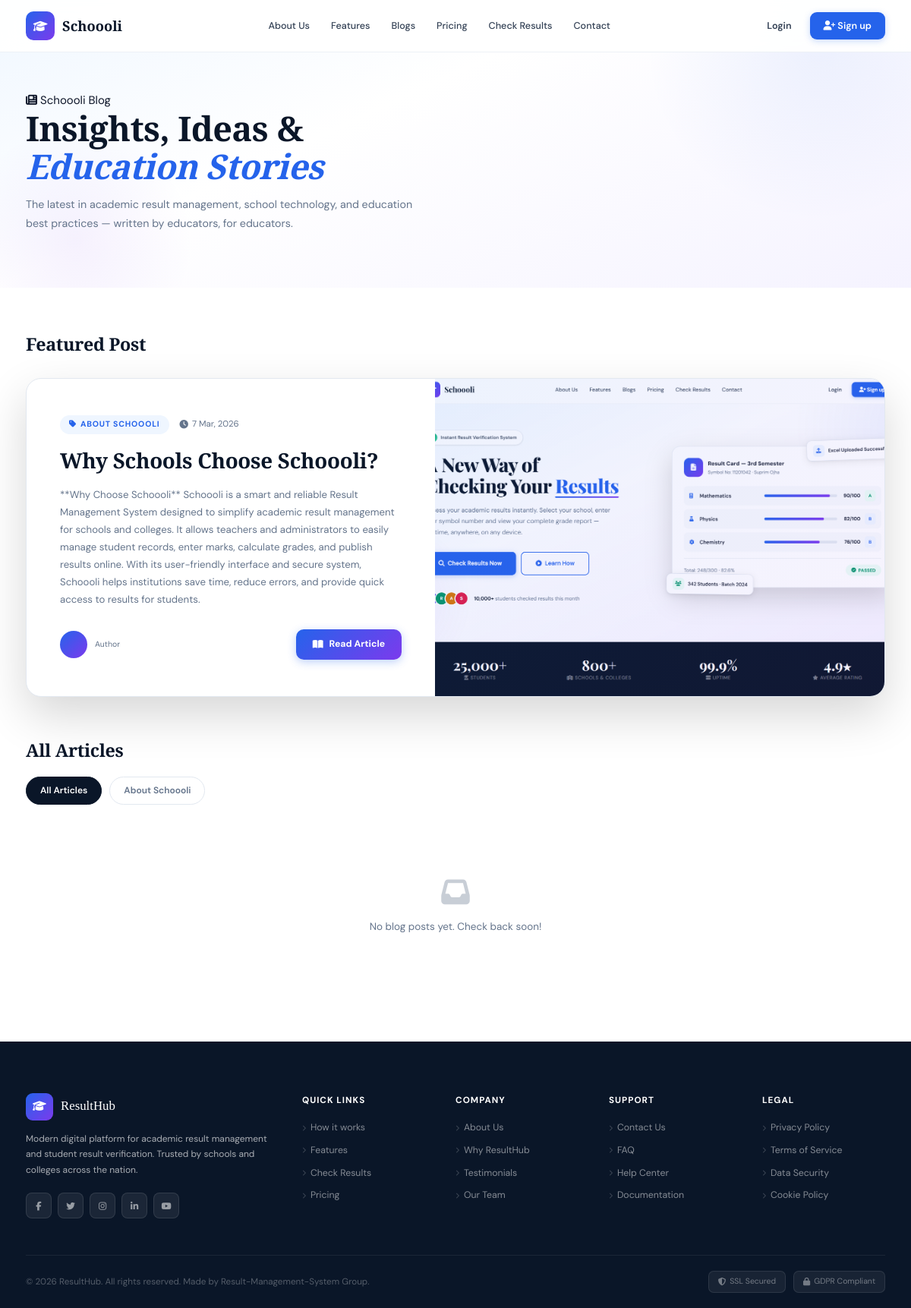
The app's page /blogs/ with its own data.
### results/models.py (models this page shows, shortened)
class Blog(models.Model):
    title = models.CharField(max_length=300)
    slug = models.SlugField(unique=True, blank=True)
    excerpt = models.TextField(help_text="Short summary of the blog post (150-200 characters)")
    content = HTMLField(help_text="Write your blog content here")
    featured_image = models.ImageField(upload_to='blog_images/', null=True, blank=True)
    category = models.ForeignKey(BlogCategory, on_delete=models.SET_NULL, null=True, blank=True)
    author = models.ForeignKey(User, on_delete=models.CASCADE, related_name='blog_posts')
    meta_description = models.CharField(max_length=160, blank=True, help_text="SEO meta description")
    meta_keywords = models.CharField(max_length=200, blank=True, help_text="comma-separated keywords")
    is_published = models.BooleanField(default=True)
    featured = models.BooleanField(default=False, help_text="Mark as featured blog")
    created_at = models.DateTimeField(auto_now_add=True)
    updated_at = models.DateTimeField(auto_now=True)
    views = models.IntegerField(default=0)
    class Meta:
        ordering = ['-created_at']
        verbose_name = "Blog Post"
        verbose_name_plural = "Blog Posts"

class BlogCategory(models.Model):
    name = models.CharField(max_length=100, unique=True)
    slug = models.SlugField(unique=True, blank=True)
    description = models.TextField(blank=True, null=True)
    class Meta:
        verbose_name_plural = "Blog Categories"

### results/views.py (the view)
# urls.py: path('blogs/', views.blog_list, name='blog_list'),
def blog_list(request):
    page_num = request.GET.get('page', 1)
    category_slug = request.GET.get('category')
    blogs = Blog.objects.filter(is_published=True).order_by('-created_at')
    current_category = None
    if category_slug:
        current_category = get_object_or_404(BlogCategory, slug=category_slug)
        blogs = blogs.filter(category=current_category)
    featured_post = blogs.filter(featured=True).first()
    if featured_post:
        blogs = blogs.exclude(id=featured_post.id)
    categories = BlogCategory.objects.all()
    paginator = Paginator(blogs, 6)  # 6 posts per page
    page_obj = paginator.get_page(page_num)
    context = {
        'featured_post': featured_post,
        'posts': page_obj,
        'categories': categories,
        'current_category': current_category,
    }
    return render(request, 'results/blogs.html', context)

### results/templates/results/blogs.html (shortened to what this page needs)
{% extends 'results/base.html' %}
{% load static %}
{% block content %}
<section class="blog-hero">
  <div class="blog-hero-inner">
    <div class="section-label"><i class="fas fa-newspaper"></i> Schoooli Blog</div>
    <h1>Insights, Ideas &amp;<br><em>Education Stories</em></h1>
    <p>The latest in academic result management, school technology, and education best practices — written by educators, for educators.</p>
  </div>
</section>
{% if featured_post %}
<section class="featured-section">
  <div class="section-head">
    <h2 class="section-title">Featured Post</h2>
  </div>
  <a href="{% url 'blog_detail' featured_post.slug %}" class="featured-card">
    <div class="featured-content">
      <div class="post-meta">
        {% if featured_post.category %}
        <span class="post-cat cat-blue">
          <i class="fas fa-tag"></i>
          {{ featured_post.category.name }}
        </span>
        {% endif %}
        <span class="post-date">
          <i class="fas fa-clock"></i>
          {{ featured_post.created_at|date:"j M, Y" }}
        </span>
      </div>
      <h2>{{ featured_post.title }}</h2>
      <p>{{ featured_post.excerpt }}</p>
      <div class="post-footer">
        <div class="author-row">
          <div class="author-av">
          </div>
          <div>
            <div class="author-role">Author</div>
          </div>
        </div>
        <span class="read-btn"><i class="fas fa-book-open"></i> Read Article</span>
      </div>
    </div>
    <div class="featured-img">
      {% if featured_post.featured_image %}
        <img src="{{ featured_post.featured_image.url }}" alt="{{ featured_post.title }}">
      {% else %}
        <img src="https://images.unsplash.com/photo-1509062522246-3755977927d7?w=800&q=80" alt="{{ featured_post.title }}">
      {% endif %}
    </div>
  </a>
</section>
{% endif %}
<section class="filter-section">
  <div class="section-head" style="margin-bottom:16px">
    <h2 class="section-title">All Articles</h2>
  </div>
  <div class="filter-row">
    <a href="{% url 'blog_list' %}"
       class="filter-pill {% if not current_category %}active{% endif %}">
      All Articles
    </a>
    {% for cat in categories %}
    <a href="{% url 'blog_list_by_category' cat.slug %}"
       class="filter-pill {% if current_category.id == cat.id %}active{% endif %}">
      {{ cat.name }}
    </a>
    {% endfor %}
  </div>
</section>
<section class="posts-section">
  <div class="posts-grid">
    {% for post in posts %}
    <a href="{% url 'blog_detail' post.slug %}" class="post-card">
      <div class="post-thumb">
        {% if post.featured_image %}
          <img src="{{ post.featured_image.url }}" alt="{{ post.title }}">
        {% else %}
          <div style="width: 100%; height: 100%; background: linear-gradient(135deg, var(--blue-light), var(--violet-bg)); display: flex; align-items: center; justify-content: center;">
            <i class="fas fa-image" style="font-size: 3rem; color: rgba(0,0,0,0.1);"></i>
          </div>
        {% endif %}
        {% if post.category %}
        <span class="thumb-cat post-cat cat-blue">
          <i class="fas fa-tag"></i> {{ post.category.name }}
        </span>
        {% endif %}
      </div>
      <div class="post-body">
        <h3 class="post-title">{{ post.title }}</h3>
        <p class="post-excerpt">{{ post.excerpt }}</p>
        <div class="post-card-foot">
          <span class="read-more">
            <i class="fas fa-arrow-right"></i> Read More
          </span>
          <span class="read-time">
            <i class="fas fa-clock"></i> {{ post.read_time }}
          </span>
        </div>
      </div>
    </a>
    {% empty %}
    <div class="empty-state">
      <i class="fas fa-inbox"></i>
      <p>No blog posts yet. Check back soon!</p>
    </div>
    {% endfor %}
  </div>
</section>
{% endblock %}

### results/templates/results/base.html (style rules this page uses)
*, *::before, *::after { box-sizing: border-box; margin: 0; padding: 0; }
html { scroll-behavior: smooth; font-size: 15px; }
:root { --navy: #0a1628; --navy-2: #112240; --blue: #1e40af; --blue-2: #2563eb; --blue-light: #eff6ff; --blue-mid: #60a5fa; --emerald: #059669; --emerald-bg: #ecfdf5; --amber: #d97706; --amber-bg: #fffbeb; --rose: #e11d48; --rose-bg: #fff1f2; --violet: #7c3aed; --violet-bg: #f5f3ff; --teal: #0d9488; --teal-bg: #f0fdfa; --slate: #64748b; --border: #e2e8f0; --bg: #f8fafc; --white: #ffffff; --text: #0f172a; --text-mid: #334155; --text-muted: #64748b; --radius: 14px; --radius-sm: 9px; --shadow-sm: 0 1px 3px rgba(0,0,0,.06),0 1px 2px rgba(0,0,0,.04); --shadow: 0 4px 16px rgba(0,0,0,.08),0 2px 4px rgba(0,0,0,.04); --shadow-lg: 0 12px 40px rgba(0,0,0,.12),0 4px 12px rgba(0,0,0,.06); --shadow-xl: 0 24px 60px rgba(0,0,0,.16); }
body { font-family: 'DM Sans', sans-serif; color: var(--text); background: var(--white); overflow-x: hidden; line-height: 1.6; }
img { display: block; max-width: 100%; }
button, a, input { -webkit-tap-highlight-color: transparent; outline: none; }

### records on screen
Blog: category.name "ABOUT SCHOOOLI", created_at "7 Mar, 2026", title "Why Schools Choose Schoooli?", excerpt "**Why Choose Schoooli** Schoooli is a smart and reliable Result Management System designed to simplify academic result management for schools and colleges. It allows teachers and administrators to easily manage student records, enter marks, calculate grades, and publish results online. With its user-friendly interface and secure system, Schoooli helps institutions save time, reduce errors, and provide quick access to results for students.", featured_image (picture)
BlogCategory: name "About Schoooli"
